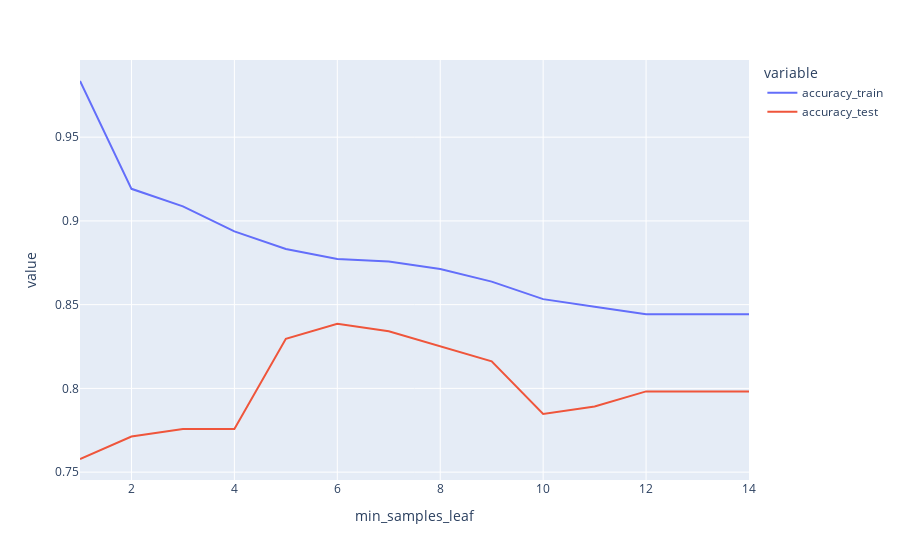

This figure's notebook cell:
### Code cell
accuracy_results = []

for i in range(1, 15, 1):
    model = DecisionTreeClassifier(min_samples_leaf=i, random_state=42)
    model.fit(X_train,y_train)
    y_pred_train = model.predict(X_train)
    y_pred_test = model.predict(X_test)
    accuracy_train = np.mean(y_pred_train == y_train)
    accuracy_test = np.mean(y_pred_test == y_test)
    accuracy_results.append({'accuracy_train': accuracy_train, 'accuracy_test': accuracy_test, 'min_samples_leaf': i})

px.line(pd.DataFrame(accuracy_results).melt(id_vars='min_samples_leaf'),
        x='min_samples_leaf', y='value', color='variable')

### Figure 1 — Plotly figure (JSON) as saved in the notebook; plotly's stock layout.template omitted (floating-point values rounded to 4 significant figures)
{"data": [{"hovertemplate": "variable=accuracy_train<br>min_samples_leaf=%{x}<br>value=%{y}<extra></extra>", "legendgroup": "accuracy_train", "line": {"color": "#636efa", "dash": "solid"}, "marker": {"symbol": "circle"}, "mode": "lines", "name": "accuracy_train", "orientation": "v", "showlegend": true, "type": "scatter", "x": [1, 2, 3, 4, 5, 6, 7, 8, 9, 10, 11, 12, 13, 14], "xaxis": "x", "y": [0.9835, 0.9192, 0.9087, 0.8937, 0.8832, 0.8772, 0.8757, 0.8713, 0.8638, 0.8533, 0.8488, 0.8443, 0.8443, 0.8443], "yaxis": "y"}, {"hovertemplate": "variable=accuracy_test<br>min_samples_leaf=%{x}<br>value=%{y}<extra></extra>", "legendgroup": "accuracy_test", "line": {"color": "#EF553B", "dash": "solid"}, "marker": {"symbol": "circle"}, "mode": "lines", "name": "accuracy_test", "orientation": "v", "showlegend": true, "type": "scatter", "x": [1, 2, 3, 4, 5, 6, 7, 8, 9, 10, 11, 12, 13, 14], "xaxis": "x", "y": [0.7578, 0.7713, 0.7758, 0.7758, 0.8296, 0.8386, 0.8341, 0.8251, 0.8161, 0.7848, 0.7892, 0.7982, 0.7982, 0.7982], "yaxis": "y"}], "layout": {"legend": {"title": {"text": "variable"}, "tracegroupgap": 0}, "margin": {"t": 60}, "xaxis": {"anchor": "y", "domain": [0, 1], "title": {"text": "min_samples_leaf"}}, "yaxis": {"anchor": "x", "domain": [0, 1], "title": {"text": "value"}}}}
